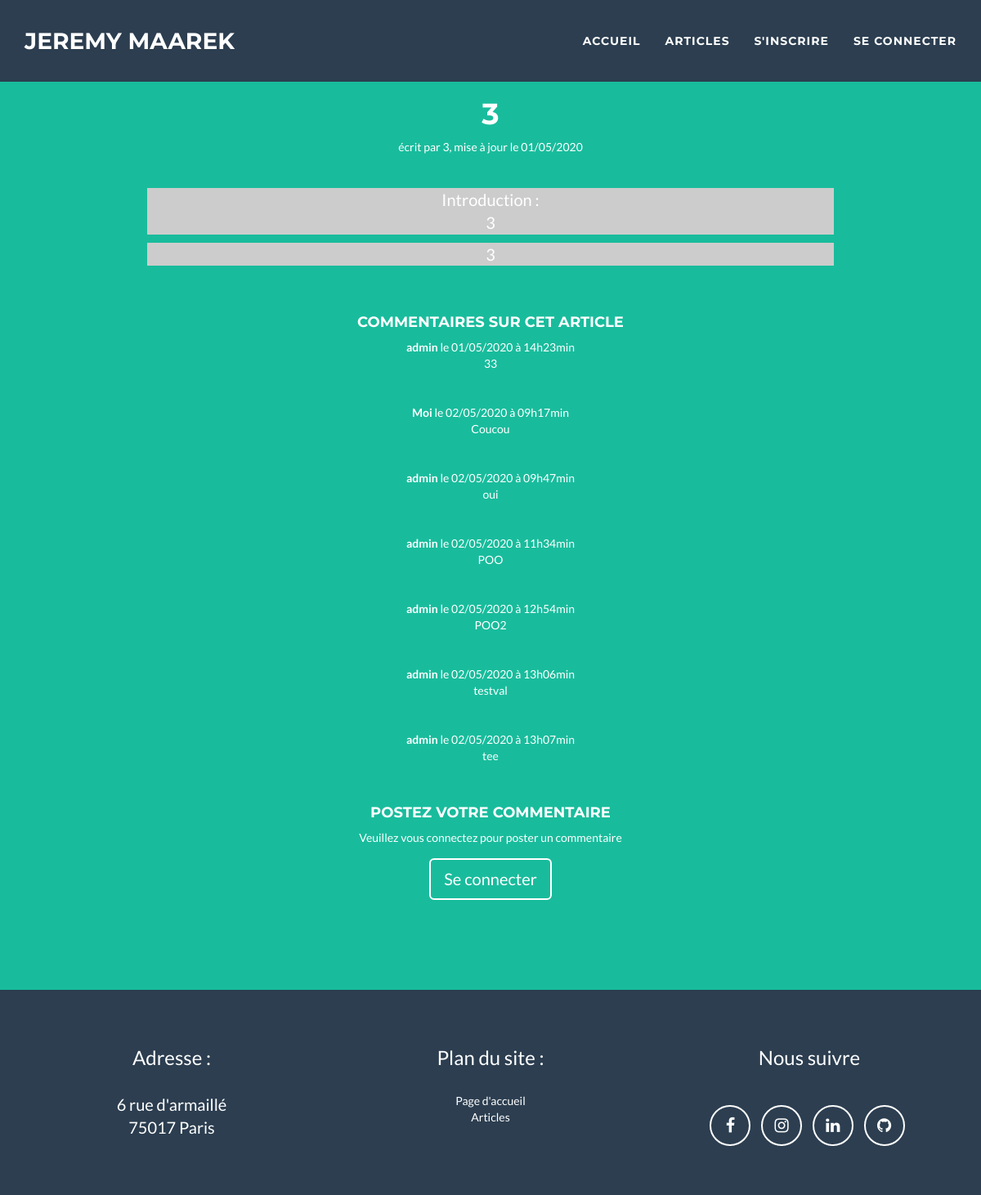
The page /index.php?action=post&id=43 on the database its author committed.
### tables this page shows
CREATE TABLE `posts` (
  `id` int(11) NOT NULL,
  `title` varchar(255) NOT NULL,
  `content` longtext NOT NULL,
  `creation_date` datetime NOT NULL,
  `author` varchar(255) NOT NULL,
  `chapo` mediumtext NOT NULL
);

CREATE TABLE `comments` (
  `id` int(11) NOT NULL,
  `post_id` int(11) NOT NULL,
  `author` varchar(255) NOT NULL,
  `comment` text NOT NULL,
  `comment_date` datetime NOT NULL,
  `is_activated` tinyint(1) DEFAULT NULL
);

### Controller/postController.php (called while the page is built, shortened)
<?php
require_once ('Model/postManager.php');
require_once ('Model/commentManager.php');
class PostController
{
    private $postManager;
    public function __construct()
    {
        $this->postManager = new Blog\jeremy\Model\PostManager();
    }
    public function post()
    {
        $commentManager = new Blog\jeremy\Model\CommentManager();
        $post = new Blog\jeremy\Model\Post;
        $req =$this->postManager->getPosts($_GET['id']);
        $com = $commentManager->comments($_GET['id']);
        require ('View/comments.php');
    }
}

### Model/postManager.php (called while the page is built, shortened)
<?php
require_once 'model/Post.php';
class PostManager extends Manager
{
    public function getPosts($postId)
    {
        $bdd = $this->dbConnect();
        $req = $bdd->prepare("SELECT id, title, content, chapo, author, DATE_FORMAT(creation_date, '%d/%m/%Y') AS fr_date FROM posts WHERE id = ?");
        $req->execute(array($postId));
        $datas = $req->fetch();
        $post = new Post();
        $post->hydrate($datas);
        return $post;
    }
}

### Model/post.php (called while the page is built, shortened)
<?php
class Post
{
    private $_title;
    private $_content;
    private $_created;
    private $_author;
    private $_chapo;
    public function title() {return $this->_title;}
    public function content() {return $this->_content;}
    public function created() {return $this->_created;}
    public function author() {return $this->_author;}
    public function chapo() {return $this->_chapo;}
    public function setContent($content)
    {
      $this->_content = $content;
    }
    public function setTitle($title)
    {
      $this->_title = $title;
    }
    public function setAuthor($author)
    {
      $this->_author = $author;
    }
    public function setChapo($chapo)
    {
      $this->_chapo = $chapo;
    }
    public function setCreated($created)
    {
        $this->_created = $created;
    }
}

### Model/commentManager.php (called while the page is built, shortened)
<?php
require_once 'model/Comment.php';
class CommentManager extends Manager
{
    public function comments ($postId)
    {
        $comments = [];
        $bdd = $this->dbConnect();
        $com = $bdd->prepare("SELECT id, post_id, author, comment, is_activated, DATE_FORMAT(comment_date, '%d/%m/%Y à %Hh%imin') AS fr_date_comment FROM comments WHERE post_id = ? ORDER BY comment_date");
        $com->execute(array($postId));
        while ($datas = $com->fetch())
        {
            $comment = new Comment();
            $comment->hydrate($datas);
            $comments[] = $comment;
        }
        return $comments;
    }
}

### Model/Comment.php (called while the page is built, shortened)
<?php
class Comment
{
    private $_author;
    private $_comment;
    private $_comment_date;
    private $_is_activated;
    public function author() {return $this->_author;}
    public function comment() {return $this->_comment;}
    public function commentDate() {return $this->_comment_date;}
    public function activated() {return $this->_is_activated;}
    public function setAuthor($author)
    {
      $this->_author = $author;
    }
    public function setComment($comment)
    {
      $this->_comment = $comment;
    }
    public function setCreated($commentDate)
    {
      $this->_comment_date = $commentDate;
    }
    public function setActivated($activated)
    {
        $this->_is_activated = $activated;
    }
}

### View/comments.php (the view, shortened to what this page needs)
<?php
$token = bin2hex(random_bytes(32));;
?>
<section>
    <?php
        $postId = htmlspecialchars($_GET['id']);
        if (!empty($post))
        {
            ?>
                <div class="news">
                    <h1><?= htmlspecialchars($req->title()) ?></h1> écrit par <?= htmlspecialchars($req->author()) ?>, mise à jour le <?= htmlspecialchars($req->created()) ?> <br><br><br>
                    <p>Introduction :<br><?= htmlspecialchars($req->chapo()) ?><br>
                    <p><?= htmlspecialchars($req->content()) ?><br>
                </div><BR></BR>
                <h4>Commentaires sur cet article</h4>
            <?php
                foreach($com as $comment){
                    if (htmlspecialchars($comment->activated()) == '1'){
            ?>
                <div>
                    <strong> <?= htmlspecialchars($comment->author()) ?> </strong> le <?= htmlspecialchars($comment->commentDate()) ?> <br>
                    <?= htmlspecialchars($comment->comment()) ?><br><br><br>
                </div>
            <?php
                    }
                }
            ?>
                <h4>Postez votre commentaire </h4>
                <?php
                    if (!empty($_SESSION['pseudo'])){
                ?>
                    <form action="index.php?action=addcomment&amp;id=<?= $postId ?>" method="post">
                        <label for="author">Pseudo :</label>
                        <input type="text"id="author" name="author" value="<?= $_SESSION['pseudo']?>"><br>
                        <label for="comment">Message :</label>
                        <input type="text"id="comment" name="comment"><br>
                        <input type="hidden" name="token" id="token" value="<?= $token; ?>" />
                        <input type="submit" name="envoyer"><br><br>
                    </form>
                    <?php
                    }
                    else {
                        echo "Veuillez vous connectez pour poster un commentaire";
                    ?>
                        <br><a href="/blog/index.php?action=connect" class="btn btn-lg btn-outline">Se connecter</a></p>
                    <?php
                    }
        }
        else{
        ?>
            <h6>Ce billet n'existe pas</h6>
            <a href="index.php">Revenir à la page d'accueil</a>
</section>
<?php
    }
    require ('View/templat.php');

### View/css/freelancer.css (style rules this page uses)
body { font-family: 'Lato', 'Helvetica Neue', Helvetica, Arial, sans-serif; overflow-x: hidden; }
p { font-size: 20px; }
a, a:hover, a:focus, a:active, a.active { color: white; outline: none; }
.news p { background-color:#CCCCCC; margin-top:0px; }
.news { width:70%; margin:auto; }
h1, h2, h4, h6 { font-family: "Montserrat", "Helvetica Neue", Helvetica, Arial, sans-serif; text-transform: uppercase; font-weight: 700; }
section { padding: 100px 0; }
.btn-outline { color: white; font-size: 20px; border: solid 2px white; background: transparent; transition: all 0.3s ease-in-out; margin-top: 15px; }

### rows shown on the page
posts: title "3", author "3", chapo "3", content "3"
comments: author "admin", commentDate "01/05/2020 à 14h23min", comment "33"
comments: author "Moi", commentDate "02/05/2020 à 09h17min", comment "Coucou"
comments: author "admin", commentDate "02/05/2020 à 09h47min", comment "oui"
comments: author "admin", commentDate "02/05/2020 à 11h34min", comment "POO"
comments: author "admin", commentDate "02/05/2020 à 12h54min", comment "POO2"
comments: author "admin", commentDate "02/05/2020 à 13h06min", comment "testval"
comments: author "admin", commentDate "02/05/2020 à 13h07min", comment "tee"

### other values the page prints
$req->created() "01/05/2020"
